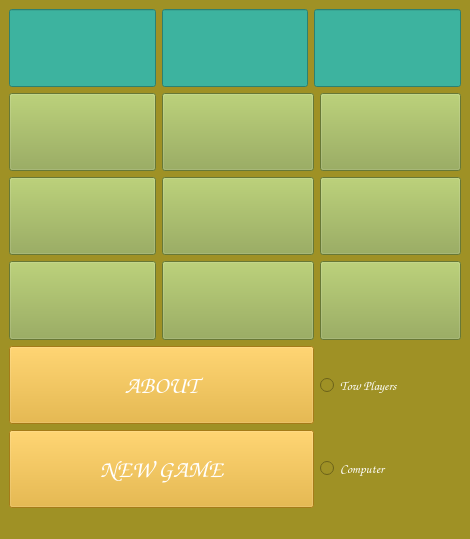
<?xml version="1.0" encoding="UTF-8"?>
<ui version="4.0">
 <class>MainWindow</class>
 <widget class="QMainWindow" name="MainWindow">
  <property name="geometry">
   <rect>
    <x>0</x>
    <y>0</y>
    <width>470</width>
    <height>539</height>
   </rect>
  </property>
  <property name="sizePolicy">
   <sizepolicy hsizetype="Preferred" vsizetype="Minimum">
    <horstretch>0</horstretch>
    <verstretch>0</verstretch>
   </sizepolicy>
  </property>
  <property name="windowTitle">
   <string>MainWindow</string>
  </property>
  <property name="styleSheet">
   <string notr="true">background-color: rgb(159, 145, 37);</string>
  </property>
  <widget class="QWidget" name="centralwidget">
   <layout class="QGridLayout" name="gridLayout">
    <item row="2" column="3">
     <widget class="QPushButton" name="btn_6">
      <property name="sizePolicy">
       <sizepolicy hsizetype="Expanding" vsizetype="Expanding">
        <horstretch>0</horstretch>
        <verstretch>0</verstretch>
       </sizepolicy>
      </property>
      <property name="font">
       <font>
        <family>Times New Roman</family>
        <pointsize>28</pointsize>
        <bold>true</bold>
       </font>
      </property>
      <property name="styleSheet">
       <string notr="true">background-color: rgb(144, 168, 76);</string>
      </property>
      <property name="text">
       <string/>
      </property>
     </widget>
    </item>
    <item row="0" column="0">
     <widget class="QLineEdit" name="btn_o_score">
      <property name="sizePolicy">
       <sizepolicy hsizetype="Expanding" vsizetype="Expanding">
        <horstretch>0</horstretch>
        <verstretch>0</verstretch>
       </sizepolicy>
      </property>
      <property name="maximumSize">
       <size>
        <width>167702</width>
        <height>167700</height>
       </size>
      </property>
      <property name="font">
       <font>
        <family>Comic Sans MS</family>
        <pointsize>25</pointsize>
        <italic>true</italic>
        <bold>true</bold>
       </font>
      </property>
      <property name="toolTipDuration">
       <number>-12</number>
      </property>
      <property name="styleSheet">
       <string notr="true">color: rgb(255, 255, 255);
border-color: rgb(0, 0, 0);
background-color: rgb(61, 179, 159);

</string>
      </property>
      <property name="text">
       <string/>
      </property>
      <property name="maxLength">
       <number>32753</number>
      </property>
      <property name="alignment">
       <set>Qt::AlignmentFlag::AlignCenter</set>
      </property>
     </widget>
    </item>
    <item row="2" column="1" colspan="2">
     <widget class="QPushButton" name="btn_5">
      <property name="sizePolicy">
       <sizepolicy hsizetype="Expanding" vsizetype="Expanding">
        <horstretch>0</horstretch>
        <verstretch>0</verstretch>
       </sizepolicy>
      </property>
      <property name="font">
       <font>
        <family>Times New Roman</family>
        <pointsize>28</pointsize>
        <bold>true</bold>
       </font>
      </property>
      <property name="styleSheet">
       <string notr="true">background-color: rgb(144, 168, 76);</string>
      </property>
      <property name="text">
       <string/>
      </property>
     </widget>
    </item>
    <item row="1" column="0">
     <widget class="QPushButton" name="btn_1">
      <property name="sizePolicy">
       <sizepolicy hsizetype="Expanding" vsizetype="Expanding">
        <horstretch>0</horstretch>
        <verstretch>0</verstretch>
       </sizepolicy>
      </property>
      <property name="font">
       <font>
        <family>Times New Roman</family>
        <pointsize>28</pointsize>
        <bold>true</bold>
       </font>
      </property>
      <property name="styleSheet">
       <string notr="true">background-color: rgb(144, 168, 76);</string>
      </property>
      <property name="text">
       <string/>
      </property>
     </widget>
    </item>
    <item row="4" column="0" colspan="3">
     <widget class="QPushButton" name="btn_about">
      <property name="sizePolicy">
       <sizepolicy hsizetype="Minimum" vsizetype="Expanding">
        <horstretch>0</horstretch>
        <verstretch>0</verstretch>
       </sizepolicy>
      </property>
      <property name="font">
       <font>
        <family>Comic Sans MS</family>
        <pointsize>18</pointsize>
        <italic>false</italic>
        <bold>true</bold>
       </font>
      </property>
      <property name="styleSheet">
       <string notr="true">background-color: rgb(231, 172, 34);
color: rgb(255, 255, 255);</string>
      </property>
      <property name="text">
       <string>ABOUT</string>
      </property>
     </widget>
    </item>
    <item row="3" column="3">
     <widget class="QPushButton" name="btn_9">
      <property name="sizePolicy">
       <sizepolicy hsizetype="Expanding" vsizetype="Expanding">
        <horstretch>0</horstretch>
        <verstretch>0</verstretch>
       </sizepolicy>
      </property>
      <property name="font">
       <font>
        <family>Times New Roman</family>
        <pointsize>28</pointsize>
        <bold>true</bold>
       </font>
      </property>
      <property name="styleSheet">
       <string notr="true">background-color: rgb(144, 168, 76);</string>
      </property>
      <property name="text">
       <string/>
      </property>
     </widget>
    </item>
    <item row="1" column="1" colspan="2">
     <widget class="QPushButton" name="btn_2">
      <property name="sizePolicy">
       <sizepolicy hsizetype="Expanding" vsizetype="Expanding">
        <horstretch>0</horstretch>
        <verstretch>0</verstretch>
       </sizepolicy>
      </property>
      <property name="font">
       <font>
        <family>Times New Roman</family>
        <pointsize>28</pointsize>
        <bold>true</bold>
       </font>
      </property>
      <property name="styleSheet">
       <string notr="true">background-color: rgb(144, 168, 76);</string>
      </property>
      <property name="text">
       <string/>
      </property>
     </widget>
    </item>
    <item row="1" column="3">
     <widget class="QPushButton" name="btn_3">
      <property name="sizePolicy">
       <sizepolicy hsizetype="Expanding" vsizetype="Expanding">
        <horstretch>0</horstretch>
        <verstretch>0</verstretch>
       </sizepolicy>
      </property>
      <property name="font">
       <font>
        <family>Times New Roman</family>
        <pointsize>28</pointsize>
        <bold>true</bold>
       </font>
      </property>
      <property name="styleSheet">
       <string notr="true">background-color: rgb(144, 168, 76);</string>
      </property>
      <property name="text">
       <string/>
      </property>
     </widget>
    </item>
    <item row="3" column="1" colspan="2">
     <widget class="QPushButton" name="btn_8">
      <property name="sizePolicy">
       <sizepolicy hsizetype="Expanding" vsizetype="Expanding">
        <horstretch>0</horstretch>
        <verstretch>0</verstretch>
       </sizepolicy>
      </property>
      <property name="font">
       <font>
        <family>Times New Roman</family>
        <pointsize>28</pointsize>
        <bold>true</bold>
       </font>
      </property>
      <property name="styleSheet">
       <string notr="true">background-color: rgb(144, 168, 76);</string>
      </property>
      <property name="text">
       <string/>
      </property>
     </widget>
    </item>
    <item row="3" column="0">
     <widget class="QPushButton" name="btn_7">
      <property name="sizePolicy">
       <sizepolicy hsizetype="Expanding" vsizetype="Expanding">
        <horstretch>0</horstretch>
        <verstretch>0</verstretch>
       </sizepolicy>
      </property>
      <property name="font">
       <font>
        <family>Times New Roman</family>
        <pointsize>28</pointsize>
        <bold>true</bold>
       </font>
      </property>
      <property name="styleSheet">
       <string notr="true">background-color: rgb(144, 168, 76);</string>
      </property>
      <property name="text">
       <string/>
      </property>
     </widget>
    </item>
    <item row="5" column="3">
     <widget class="QRadioButton" name="rbtn_player_vs_cpu">
      <property name="font">
       <font>
        <family>Comic Sans MS</family>
        <pointsize>10</pointsize>
        <italic>true</italic>
       </font>
      </property>
      <property name="styleSheet">
       <string notr="true">color: rgb(255, 255, 255);</string>
      </property>
      <property name="text">
       <string>Computer</string>
      </property>
     </widget>
    </item>
    <item row="2" column="0">
     <widget class="QPushButton" name="btn_4">
      <property name="sizePolicy">
       <sizepolicy hsizetype="Expanding" vsizetype="Expanding">
        <horstretch>0</horstretch>
        <verstretch>0</verstretch>
       </sizepolicy>
      </property>
      <property name="font">
       <font>
        <family>Times New Roman</family>
        <pointsize>28</pointsize>
        <bold>true</bold>
       </font>
      </property>
      <property name="styleSheet">
       <string notr="true">background-color: rgb(144, 168, 76);</string>
      </property>
      <property name="text">
       <string/>
      </property>
     </widget>
    </item>
    <item row="0" column="1">
     <widget class="QLineEdit" name="btn_x_score">
      <property name="sizePolicy">
       <sizepolicy hsizetype="Expanding" vsizetype="Expanding">
        <horstretch>0</horstretch>
        <verstretch>0</verstretch>
       </sizepolicy>
      </property>
      <property name="maximumSize">
       <size>
        <width>167702</width>
        <height>167700</height>
       </size>
      </property>
      <property name="font">
       <font>
        <family>Comic Sans MS</family>
        <pointsize>25</pointsize>
        <italic>false</italic>
        <bold>true</bold>
       </font>
      </property>
      <property name="toolTipDuration">
       <number>-12</number>
      </property>
      <property name="styleSheet">
       <string notr="true">color: rgb(255, 255, 255);
background-color: rgb(61, 179, 159);

</string>
      </property>
      <property name="maxLength">
       <number>32753</number>
      </property>
      <property name="alignment">
       <set>Qt::AlignmentFlag::AlignCenter</set>
      </property>
     </widget>
    </item>
    <item row="0" column="2" colspan="2">
     <widget class="QLineEdit" name="btn_ties">
      <property name="sizePolicy">
       <sizepolicy hsizetype="Expanding" vsizetype="Expanding">
        <horstretch>0</horstretch>
        <verstretch>0</verstretch>
       </sizepolicy>
      </property>
      <property name="maximumSize">
       <size>
        <width>167702</width>
        <height>167700</height>
       </size>
      </property>
      <property name="font">
       <font>
        <family>Comic Sans MS</family>
        <pointsize>25</pointsize>
        <italic>false</italic>
        <bold>true</bold>
       </font>
      </property>
      <property name="toolTipDuration">
       <number>-12</number>
      </property>
      <property name="styleSheet">
       <string notr="true">color: rgb(255, 255, 255);
background-color: rgb(61, 179, 159);

</string>
      </property>
      <property name="maxLength">
       <number>32753</number>
      </property>
      <property name="alignment">
       <set>Qt::AlignmentFlag::AlignCenter</set>
      </property>
     </widget>
    </item>
    <item row="4" column="3">
     <widget class="QRadioButton" name="rbtn_player_vs_player">
      <property name="sizePolicy">
       <sizepolicy hsizetype="Minimum" vsizetype="Expanding">
        <horstretch>0</horstretch>
        <verstretch>0</verstretch>
       </sizepolicy>
      </property>
      <property name="font">
       <font>
        <family>Comic Sans MS</family>
        <pointsize>10</pointsize>
        <italic>true</italic>
       </font>
      </property>
      <property name="styleSheet">
       <string notr="true">color: rgb(255, 255, 255);</string>
      </property>
      <property name="text">
       <string>Tow Players</string>
      </property>
     </widget>
    </item>
    <item row="5" column="0" colspan="3">
     <widget class="QPushButton" name="btn_new_game">
      <property name="sizePolicy">
       <sizepolicy hsizetype="Minimum" vsizetype="Expanding">
        <horstretch>0</horstretch>
        <verstretch>0</verstretch>
       </sizepolicy>
      </property>
      <property name="font">
       <font>
        <family>Comic Sans MS</family>
        <pointsize>18</pointsize>
        <italic>false</italic>
        <bold>true</bold>
        <underline>false</underline>
        <strikeout>false</strikeout>
       </font>
      </property>
      <property name="styleSheet">
       <string notr="true">background-color: rgb(231, 172, 34);
color: rgb(255, 255, 255);</string>
      </property>
      <property name="text">
       <string>NEW GAME</string>
      </property>
     </widget>
    </item>
   </layout>
  </widget>
  <widget class="QMenuBar" name="menubar">
   <property name="geometry">
    <rect>
     <x>0</x>
     <y>0</y>
     <width>470</width>
     <height>22</height>
    </rect>
   </property>
  </widget>
  <widget class="QStatusBar" name="statusbar"/>
 </widget>
 <resources/>
 <connections/>
</ui>
